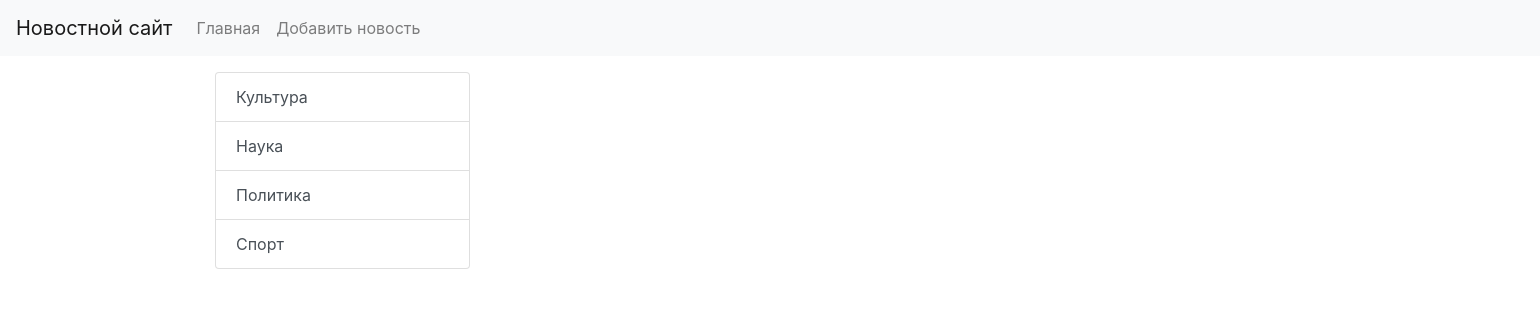
Page /category/2 on the earlier database version.
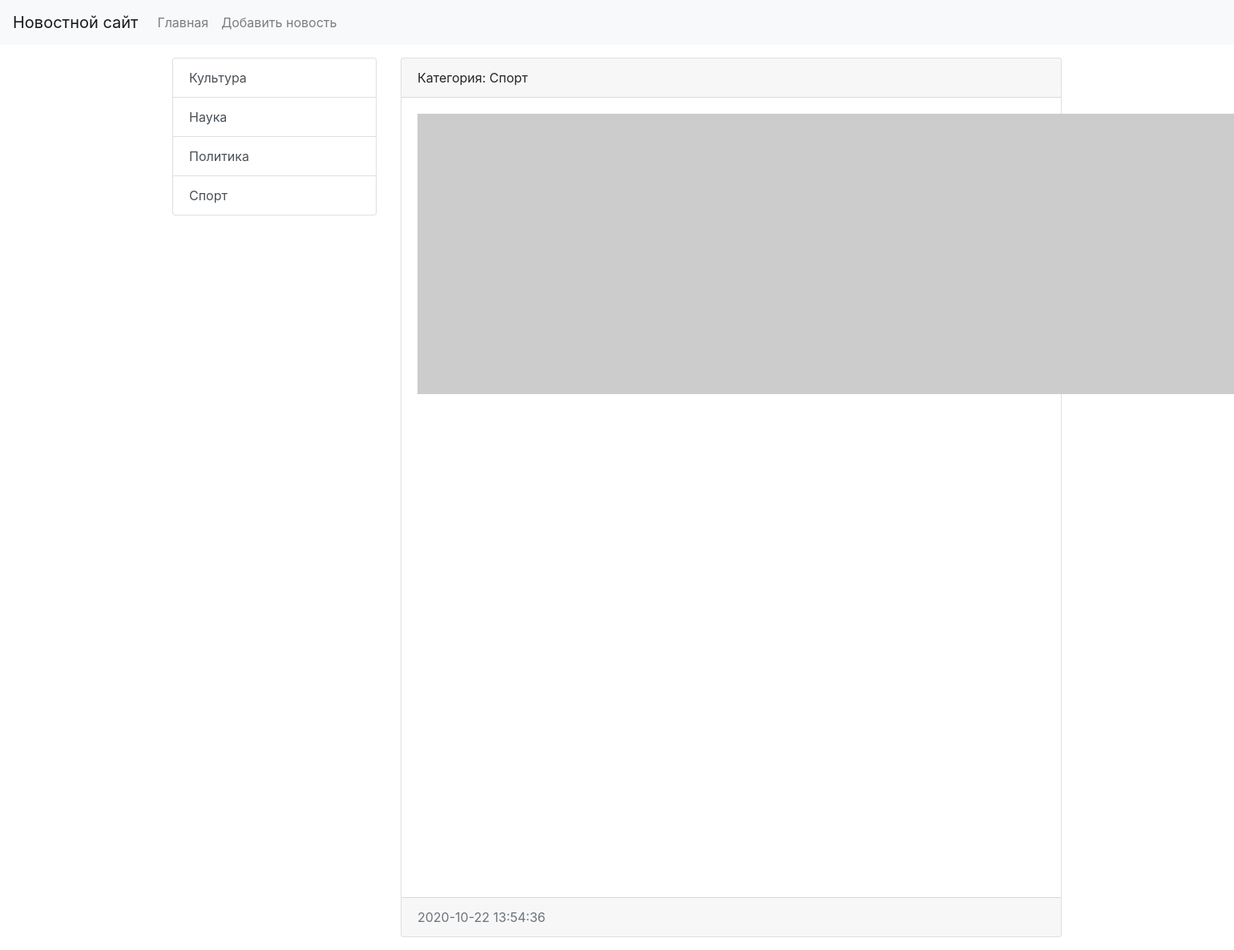
Same page on the later database version.
### news/models.py (models this page shows, shortened)
class Category(models.Model):
    title = models.CharField(max_length=150, db_index=True, verbose_name='Наименование категории')
    def __str__(self):
        return self.title
    class Meta:
        verbose_name = 'Категория'
        verbose_name_plural = 'Категории'
        ordering = ['title']

class News(models.Model):
    title = models.CharField(max_length=150, verbose_name='Наименование')
    content = models.TextField(blank=True, verbose_name='Контент')
    created_at = models.DateTimeField(auto_now_add=True, verbose_name='Опубликовано')
    updated_at = models.DateTimeField(auto_now=True, verbose_name='Обновлено')
    photo = models.ImageField(upload_to='photos/%Y/%m/%d/', verbose_name='Фото', blank=True)
    is_published = models.BooleanField(default=True, verbose_name='Доступно')
    category = models.ForeignKey('Category', on_delete=models.PROTECT, null=True, verbose_name='Категория')
    class Meta:
        verbose_name = 'Новость'
        verbose_name_plural = 'Новости'
        ordering = ['-created_at']

### news/views.py (the view)
# urls.py: path('category/<int:category_id>', get_category, name='category'),
def get_category(request, category_id):
    news  = News.objects.filter(category_id=category_id)
    categories = Category.objects.all()
    category = Category.objects.get(pk=category_id)
    return render(request, 'news/category.html', {'news': news, 'categories': categories, 'category': category})

### news/templates/news/category.html (shortened to what this page needs)
{% extends 'base.html' %}
{% block sidebar %}
<div class="col-md-3">
  <div class="list-group">
    {% for item in categories %}
    <a href="{% url 'category' item.pk %}" class="list-group-item list-group-item-action">{{ item.title }}</a>
    {% endfor %}
  </div>
</div>
{% endblock %}
{% block content %}
<div class="col-md-9">
{% for item in news %}
<div class="card mb-3">
  <div class="card-header">
    Категория: {{ item.category }}
  </div>
  <div class="card-body">
    <div class="media">
      {% if item.photo %}
        <img src="{{ item.photo.url }}" alt="" width="350px" height="200px" class="mr-3">
      {% else %}
        <img src="https://picsum.photos/id/1060/350/200?blur=2" alt="" class="mr-3">
      {% endif %}
    </div>
  </div>
  <div class="card-footer text-muted">
    {{ item.created_at|date:"Y-m-d H:i:s" }}
  </div>
</div>
{% endfor %}
</div>
{% endblock %}

### templates/base.html (shortened to what this page needs)
<!doctype html>
<html lang="en">
  <head>
    <link rel="stylesheet" href="https://cdn.jsdelivr.net/npm/bootstrap@4.5.3/dist/css/bootstrap.min.css">
  </head>
  <body>
  {% include 'inc/_nav.html' %}
    <div class="container mt-3">
      <div class="row">
        {% block sidebar %}SIDEBAR{% endblock %}
        {% block content %}CONTENT{% endblock %}
      </div>
    </div>
  </body>
</html>

### templates/inc/_nav.html (shortened to what this page needs)
<nav class="navbar navbar-expand-lg navbar-light bg-light">
  <a class="navbar-brand" href="{% url 'home' %}">Новостной сайт</a>
  <div class="collapse navbar-collapse" id="navbarSupportedContent">
      <ul class="navbar-nav mr-auto">
        <li class="nav-item"><a class="nav-link" href="{% url 'home' %}">Главная</a></li>
        <li class="nav-item"><a class="nav-link" href="{% url 'home' %}">Добавить новость</a></li>
      </ul>
    </div>
</nav>

Differences in the rows shown:
added News: category "Спорт", created_at "2020-10-22 13:54:36"
